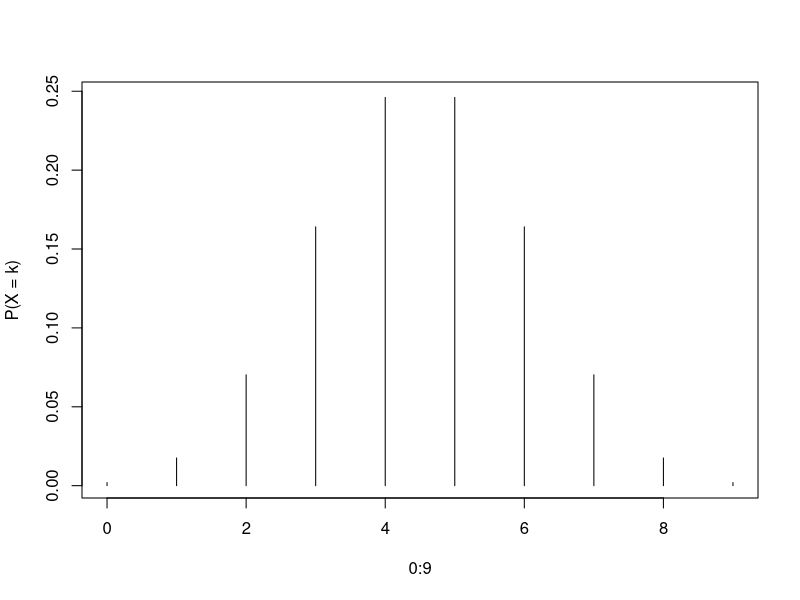

The R script that drew this image:
print((3 != 4) || (4 >= 3))

perm <- function(n) {
  if (n == 1) {
    return(matrix(1))
  } else {
    sp <- perm(n - 1)
    p <- nrow(sp)
    a <- matrix(nrow = n * p, ncol = n)

    for (i in 1:n) {
      a[(i - 1) * p + 1:p, ] <- cbind(i, sp + (sp >= i))
    }
    return(a)
  }
}
print(perm(4))

print(sample(c(0, 1), 5, replace = TRUE))

# (3 + 4 + 5 + 4 + 3) => b = 19
# (1 * 3 + 2 * 4 + ...) / b => a = 3
# c = 3 (middle point)
x <- c(rep(1, 3), rep(2, 4), rep(3, 5), rep(4, 4), rep(5, 3))
print(mean(x))
print(length(x))
print(median(x))
print(3 * length(sample(1:6, 5)) + 10)
name <- c(
  " Pearson ", " Neymann ", " Fisher ",
  " Gosset ", " Bayes ", " Poisson "
)
birthday <- c(1857, 1894, 1890, 1876, 1702, 1781)

print(subset(name, birthday %% 25 > 13))
plot(0:9, dbinom(0:9, 9, 0.5), type = "h", ylab = "P(X = k)")

sample <- dpois(1000, lambda = 2)
print(pnorm(sample, mean = 2, sd = 1))

lambda <- uniroot(function(x) dpois(1, x) - 3 * dpois(0, x),
  interval = c(0, 10)
)$root
p_u_less_than_1 <- ppois(1, lambda * 100)
print(paste("Lambda: ", lambda))
print(paste("P(U<=1): ", p_u_less_than_1))
